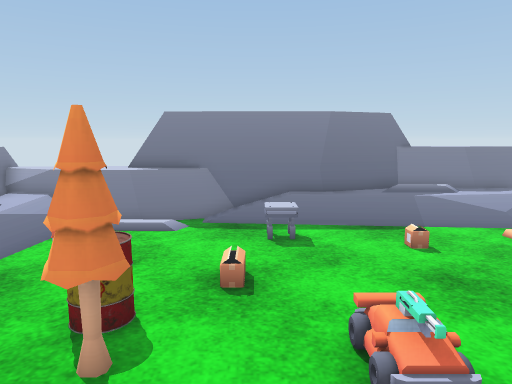
view 1 (above)

21 first-person views from a walk through a Unity game level. The camera is 1.5 m above the floor, tilts 8° down and sees 70° across. The floor is counted in squares, 0.5 m on a side. Each view is taken from the middle of a square. On the plan, view 1 faces up. The plan holds only what a view shows up to about 20 squares ahead; the rest is blank. The place goes on beyond the plan. Some surface patterns are stand-ins.

view 2
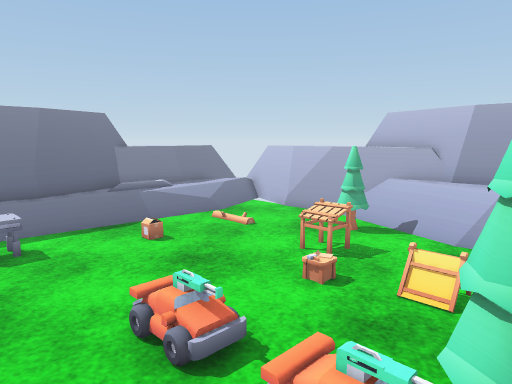

view 3
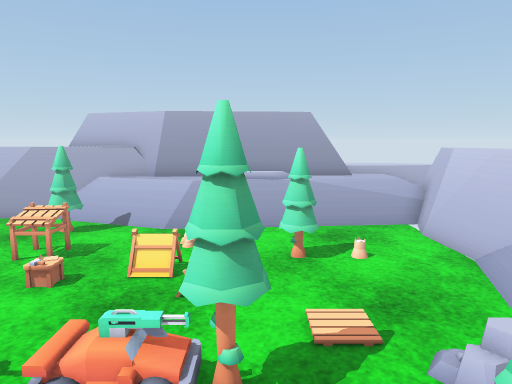

view 4
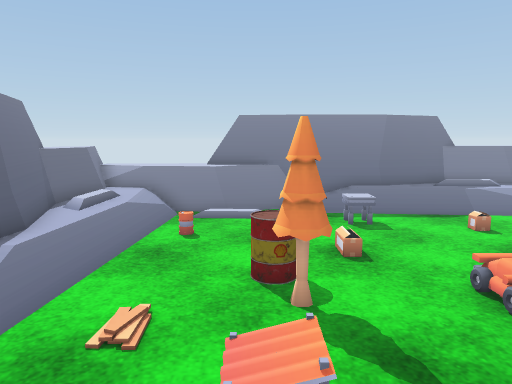

view 5
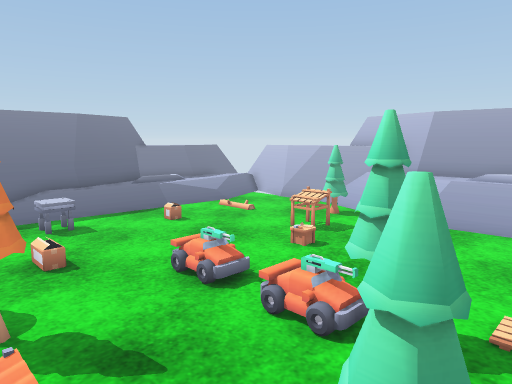

view 6
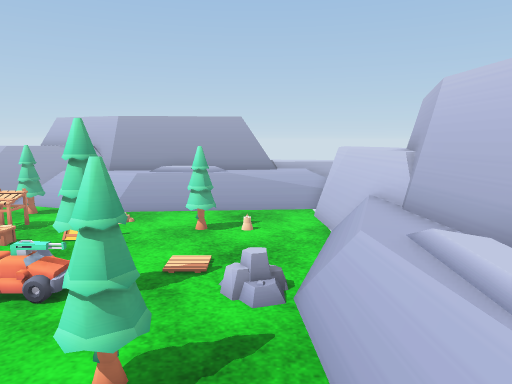

view 7
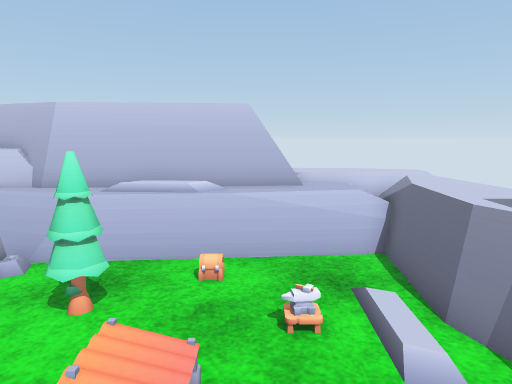

view 8
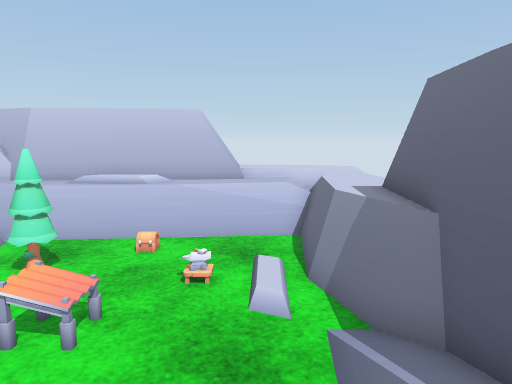

view 9
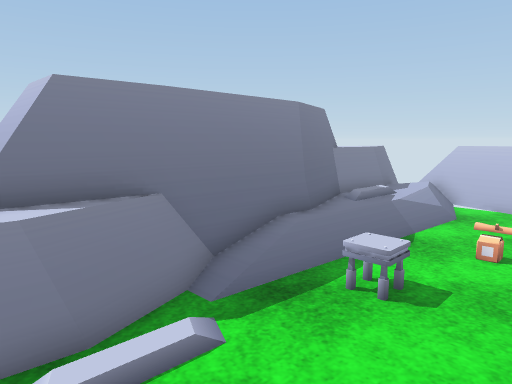

view 10
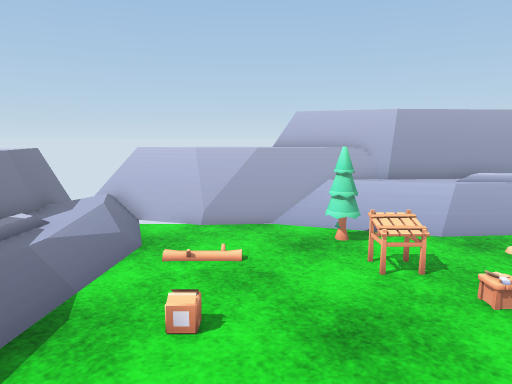

view 11
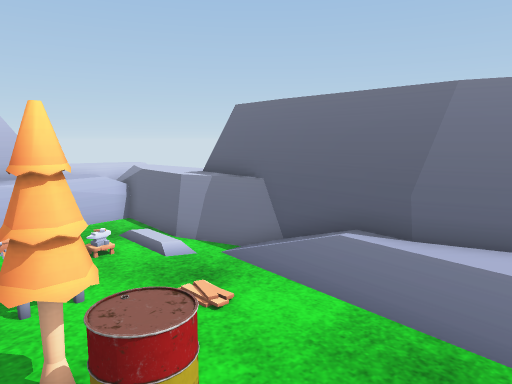

view 12
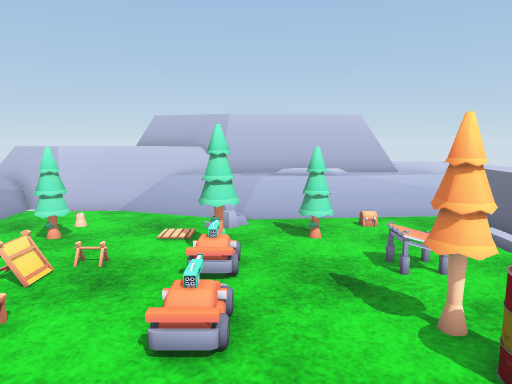

view 13
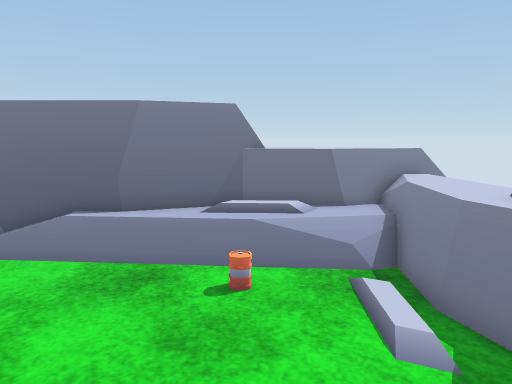

view 14
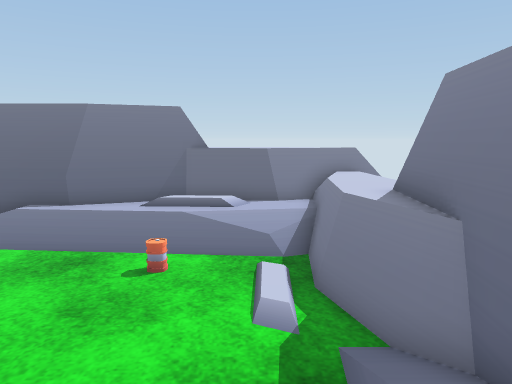

view 15
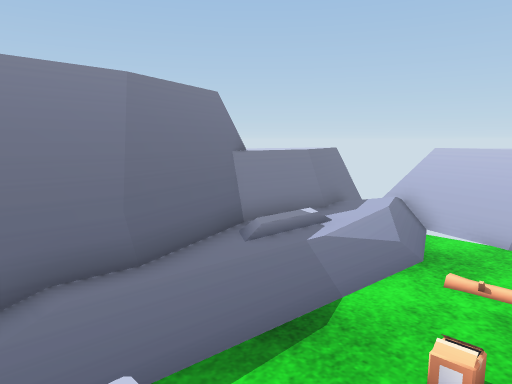

view 16
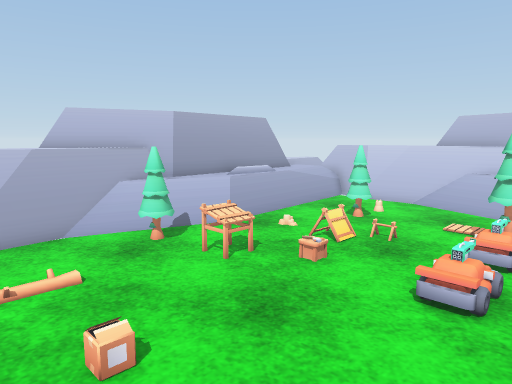

view 17
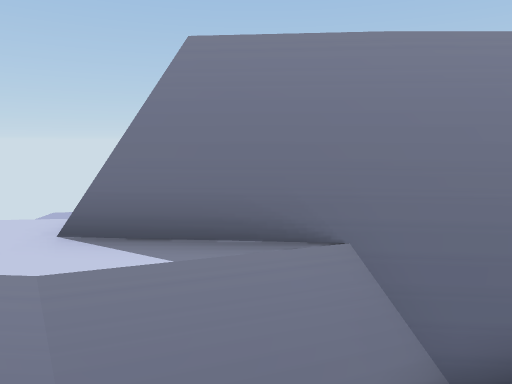

view 18
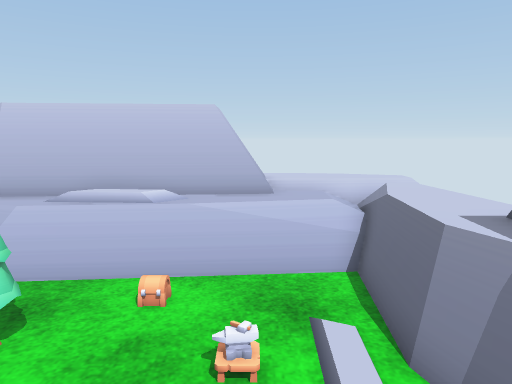

view 19
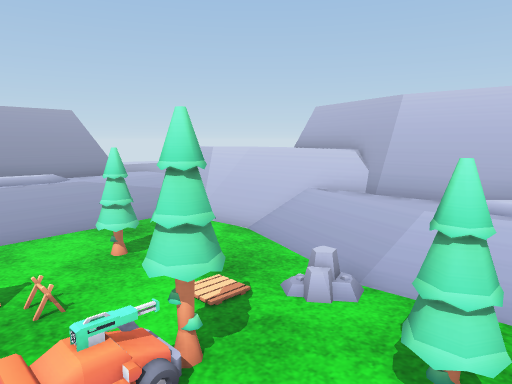

view 20
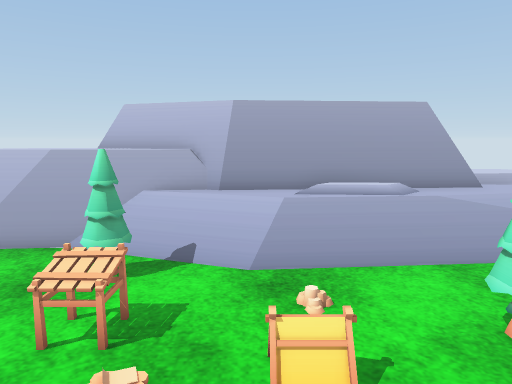

view 21
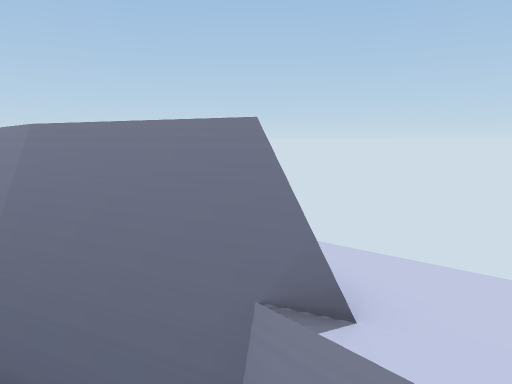

### Floor plan
Key: @ floor where view 1 was taken; # wall or solid block; x gap in a wall; . main floor; : floor 0.25 m higher than the main floor; + floor 0.5 m higher than the main floor; / step, stairs or slope; = window, fence, low wall or low ledge; ^ raised ledge; R drum; T tree; O other object.
Columns run from 10 left of view 1 to 15 right of it. Each row starts with its distance up from view 1.
 18                ^^^
 17       #         ^^^^^^##=
 16 ^==^^##       ###^^^^===
 15 ^^^^^^##########+ ##++//
 14 #^^^^^===::===+++++++//=#
 13 ^=+: ##..../..:::::/// ##
 12 ^#+:......./..........=#^
 11 ^=++.......O..........=^^
 10 #=+://................=^^
  9 ##+:..................=^^
  8 ##+:..................=^^
  7  #=:................T.=^#
  6  ##:...RR........O=.T#=##
  5  #=....RR...O.....=..#^##
  4  #=....TT...O........=^#
  3  ##..................=^#
  2  #=....O....O...:....^^#
  1  #=.........T........=^#
  0  #=#......@.T........=^#
 -1  #^#//...TT......TT..=^#
 -2  ^^#.....T...........=^^#
 -3 =^^x...:....O........=^^#
 -4 =^^ ...###==##.......=^^#^
 -5 ^^^^^^^^=^^^===####  .^^^^
 -6 ^^^^^^^^^^^^^####  ###^ =^
 -7  ^^^^##########      ###=^

Where each view was taken, in squares from view 1:
view 1: 0 up, 0 right, facing up
view 2: 0 up, 1 left, facing up-right
view 3: 0 up, 2 left, facing right
view 4: 2 down, 3 left, facing up
view 5: 2 down, 3 left, facing up-right
view 6: 3 down, 5 left, facing right
view 7: 5 up, 4 left, facing down
view 8: 7 up, 6 left, facing down
view 9: 8 up, 6 left, facing up-right
view 10: 9 up, 1 left, facing right
view 11: 9 up, 1 left, facing down-left
view 12: 10 up, 1 right, facing down
view 13: 10 up, 2 right, facing left
view 14: 12 up, 3 right, facing left
view 15: 9 up, 0 right, facing up-right
view 16: 12 up, 0 right, facing down-right
view 17: 11 up, 3 left, facing up
view 18: 4 up, 5 left, facing down
view 19: 3 up, 2 left, facing down-right
view 20: 3 up, 2 right, facing right
view 21: 14 up, 8 right, facing up-left
